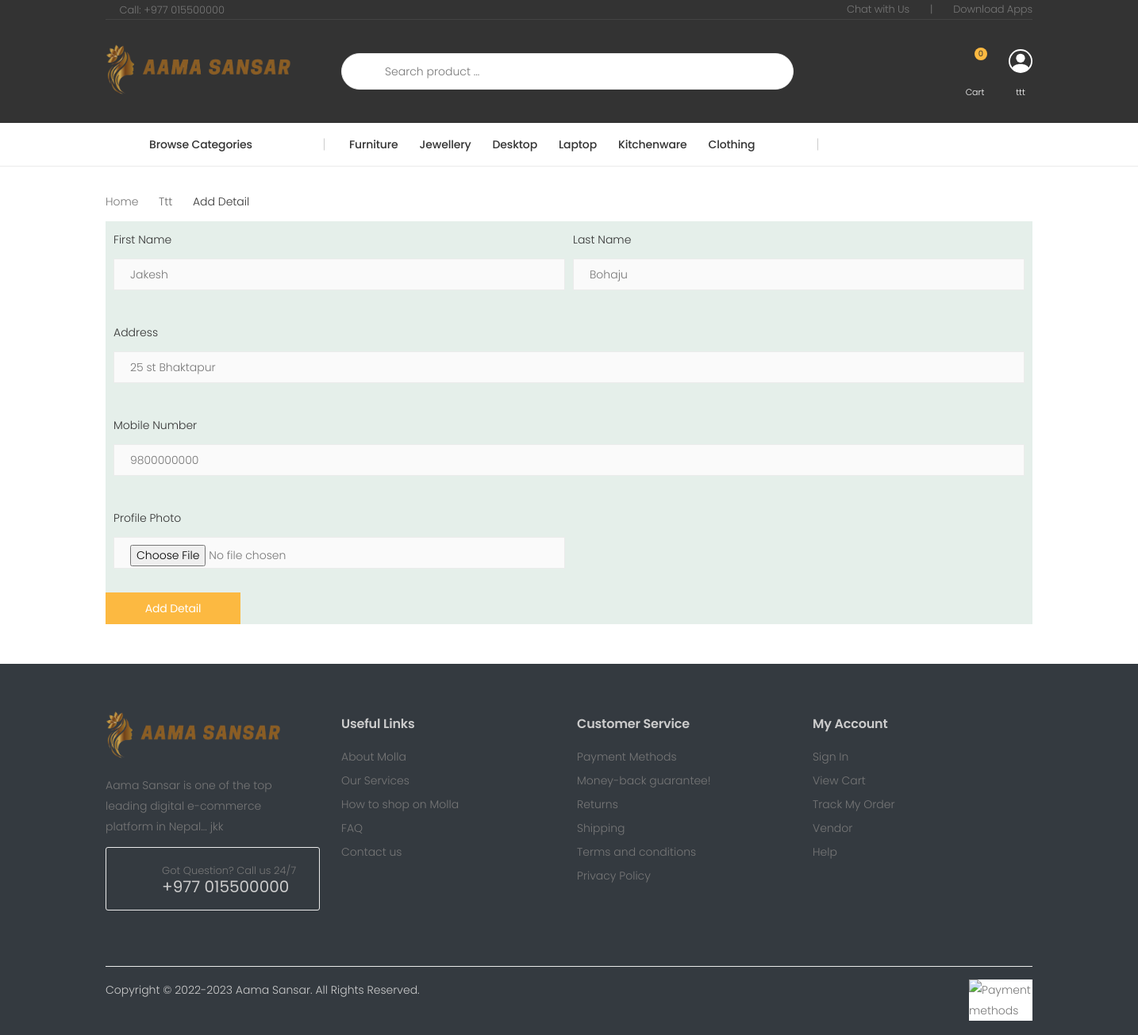
/add-profile/35 (signed in), run on the app's committed database.
### ecomadmin/models.py (models this page shows, shortened)
class About(models.Model):
    title = models.CharField(max_length=200)
    description = models.CharField(max_length=1000)
    logo = models.ImageField(blank=True, null=True, upload_to="AboutUs")
    photo = models.ImageField(blank=True, null=True, upload_to="AboutUs")
    phoneNo = models.CharField(max_length=9)
    mobileNo = models.CharField(max_length=10, blank=True, null=True)
    address = models.CharField(max_length=100)
    slug = models.SlugField()

### vendor/models.py (models this page shows)
class EcommerceUser(AbstractUser):
    is_vendor = models.BooleanField(default=False)
    is_OTP_verified = models.BooleanField(default=False)

### store/models.py (models this page shows, shortened)
class Category(models.Model):
    title = models.CharField(max_length=50)
    slug = models.SlugField()
    class Meta:
        verbose_name_plural = 'Categories'

### store/views.py (the view, shortened to what this page needs)
# urls.py: path('add-profile/<int:pk>', AddProfileView.as_view(), name='add_profile'),
class AddProfileView(LoginRequiredMixin, CreateView):
    template_name = "store/profile_form.html"
    form_class = ProfileForm
    model = CustomerProfile
    context_object_name = 'profile'
    def get_context_data(self, **kwargs):
        context = super().get_context_data(**kwargs)
        try:
            context['about'] = About.objects.all().first()
            context['categories'] = Category.objects.all()
        except:
            pass
        return context

### store/templates/store/profile_form.html (shortened to what this page needs)
{% extends '_frontend.html' %}
{% block frontend_content %}
    <div class="container-fluid pt-2">
        <main class="main">
            <nav aria-label="breadcrumb" class="breadcrumb-nav border-0 mb-0">
                <div class="container d-flex align-items-center">
                    <ol class="breadcrumb">
                        <li class="breadcrumb-item"><a href="{% url 'frontpage' %}">Home</a></li>
                        <li class="breadcrumb-item">{{ request.user.username }}</li>
                        <li class="breadcrumb-item active" aria-current="page">Add Detail</li>
                    </ol>
                </div>
            </nav>
            <div class="page-content">
                <div class="container">
                    <form method="post" action="{% url 'add_profile' request.user.id %}" enctype="multipart/form-data" style="background-color: #e5efea">
                        <div class="form-row p-3">
                            <div class="form-group col-md-6">
                                <label class="text-dark" for="firstName">First Name</label>
                                <input type="text" class="form-control" id="firstName" name="first_name"
                                       {% if profile %}value="{{ profile.first_name }}"{% endif %} placeholder="Jakesh">
                            </div>
                            <div class="form-group col-md-6">
                                <label class="text-dark" for="lastName">Last Name</label>
                                <input type="text" class="form-control" id="lastName" name="last_name"
                                       {% if profile %}value="{{ profile.last_name }}"{% endif %} placeholder="Bohaju">
                            </div>
                        </div>
                        <div class="form-group p-3">
                            <label class="text-dark" for="address">Address</label>
                            <input type="text" class="form-control" id="address" name="address"
                                   placeholder="25 st Bhaktapur">
                        </div>
                        <div class="form-group p-3">
                            <label class="text-dark" for="mobileNumber">Mobile Number</label>
                            <input type="text" class="form-control" id="mobileNumber" name="mobileNo"
                                   placeholder="9800000000">
                        </div>
                        <div class="form-row p-3">
                            <div class="form-group col-md-6">
                                <label class="text-dark" for="photo">Profile Photo</label>
                                <input type="file" class="form-control" id="photo" name="photo"
                                        {% if profile.photo %}{{ profile.photo }} {% endif %}>
                            </div>
                            <div class="form-group col-md-4">
                            </div>
                        </div>
                        <button type="submit" class="btn btn-primary">Add Detail</button>
                    </form>
                </div>
            </div>
        </main>
    </div>
{% endblock %}

### templates/_frontend.html (shortened to what this page needs)
{% load static %}
{% load menu %}
<!DOCTYPE html>
<html lang="en">
<head>
    <link rel="stylesheet" href="{% static 'dashboard/vendor/fontawesome-free/css/all.min.css' %}">
    <link rel="stylesheet" href="{% static 'frontend/assets/css/bootstrap.min.css' %}">
    <link rel="stylesheet" href="{% static 'frontend/assets/css/plugins/owl-carousel/owl.carousel.css' %}">
    <link rel="stylesheet" href="{% static 'frontend/assets/css/plugins/magnific-popup/magnific-popup.css' %}">
    <link rel="stylesheet" href="{% static 'frontend/assets/css/plugins/jquery.countdown.css' %}">
    <link rel="stylesheet" href="{% static 'frontend/assets/css/style.css' %}">
    <link rel="stylesheet" href="{% static 'frontend/assets/css/skins/skin-demo-3.css' %}">
    <link rel="stylesheet" href="{% static 'frontend/assets/css/demos/demo-3.css' %}">
</head>
<body>
<div class="page-wrapper">
    <header class="header header-intro-clearance header-3">
        <div class="header-top">
            <div class="container">
                <div class="header-left">
                    <a href="tel:#"><i class="icon-phone"></i>Call: +977 {{ about.phoneNo }}</a>
                </div>
                <div class="header-right">
                    <ul class="top-menu">
                        <li>
                            <ul>
                                <li>
                                    <a href="#">Chat with Us</a>
                                </li>
                                <li>|</li>
                                <li>
                                    <a href="#">Download Apps</a>
                                </li>
                            </ul>
                        </li>
                    </ul>
                </div>
            </div>
        </div>
        <div class="header-middle">
            <div class="container">
                <div class="header-left">
                    <a href="{% url 'frontpage' %}" class="logo">
                        <img src="{{ about.logo.url }}" alt="{{ about.title }}" width="20%" height="20">
                    </a>
                </div>
                <div class="header-center">
                    <div class="header-search header-search-extended header-search-visible d-none d-lg-block">
                        <form action="{% url 'search' %}" method="get">
                            <div class="header-search-wrapper search-wrapper-wide">
                                <button class="btn btn-primary" type="submit"><i class="icon-search"></i></button>
                                <input type="search" class="form-control" name="query" id="query"
                                       placeholder="Search product ..." required>
                            </div>
                        </form>
                    </div>
                </div>
                <div class="header-right">
                    {% if request.user.is_authenticated %}
                        {% if not request.user.is_superuser and not request.user.is_vendor %}
                            <div class="dropdown cart-dropdown">
                                <a href="{% url 'cart_view' %}" class="dropdown-toggle button" role="button"
                                   aria-haspopup="true"
                                   aria-expanded="false">
                                    <div class="icon">
                                        <i class="icon-shopping-cart"></i>
                                        <span class="cart-count">{{ cart|length }}</span>
                                    </div>
                                    <p class="text-white pt-2">Cart</p>
                                </a>
                            </div>
                        {% endif %}
                        <div class="dropdown cart-dropdown">
                            {% if request.user.is_superuser %}
                                <a href="{% url 'dashboard:admin_index' %}" class="button dropdown-toggle" role="button"
                                   aria-haspopup="true"
                                   aria-expanded="false">
                                    <div class="icon">
                                        <svg xmlns="http://www.w3.org/2000/svg" width="30" height="30"
                                             fill="currentColor"
                                             class="bi bi-box-arrow-in-right" viewBox="0 0 16 16">
                                            <path d="M11 6a3 3 0 1 1-6 0 3 3 0 0 1 6 0z"/>
                                            <path fill-rule="evenodd"
                                                  d="M0 8a8 8 0 1 1 16 0A8 8 0 0 1 0 8zm8-7a7 7 0 0 0-5.468 11.37C3.242 11.226 4.805 10 8 10s4.757 1.225 5.468 2.37A7 7 0 0 0 8 1z"/>
                                        </svg>
                                    </div>
                                    <p class="text-white pt-2">{{ request.user.username }}</p>
                                </a>
                            {% else %}
                                <a href="{% url 'frontpage' %}" class="dropdown-toggle button" role="button"
                                   aria-haspopup="true"
                                   aria-expanded="false">
                                    <div class="icon">
                                    </div>
                                    <p class="text-white pt-2">{{ request.user.username }}</p>
                                </a>
                            {% endif %}
                        </div>
                    {% endif %}
                </div>
            </div>
        </div>
        <div class="header-bottom sticky-header">
            <div class="container">
                <div class="header-left">
                    <div class="dropdown category-dropdown">
                        <a href="#" class="dropdown-toggle" role="button" data-toggle="dropdown"
                           aria-haspopup="true"
                           aria-expanded="false" data-display="static" title="Browse Categories">
                            Browse Categories <i class="icon-angle-down"></i>
                        </a>
                    </div>
                </div>
                <div class="header-center">
                    <nav class="main-nav">
                        <ul class="menu sf-arrows">
                            {% menu %}
                        </ul>
                    </nav>
                </div>
            </div>
        </div>
    </header>
    {% block frontend_content %}{% endblock %}
    <footer class="footer bg-dark">
        <div class="footer-middle">
            <div class="container">
                <div class="row">
                    <div class="col-sm-6 col-lg-3">
                        <div class="widget widget-about">
                            <img src="{{ about.logo.url }}" class="footer-logo" alt="{{ about.title }}"
                                 width="80%" height="50%">
                            <p>{{ about.description | truncatewords:15 }}</p>
                            <div class="widget-call">
                                <i class="icon-phone"></i>
                                Got Question? Call us 24/7
                                <a class="text-light" href="tel:#">+977 {{ about.phoneNo }}</a>
                            </div>
                        </div>
                    </div>
                    <div class="col-sm-6 col-lg-3">
                        <div class="widget">
                            <h4 class="widget-title text-light">Useful Links</h4>
                            <ul class="widget-list">
                                <li><a href="#">About Molla</a></li>
                                <li><a href="#">Our Services</a></li>
                                <li><a href="#">How to shop on Molla</a></li>
                                <li><a href="#">FAQ</a></li>
                                <li><a href="#">Contact us</a></li>
                            </ul>
                        </div>
                    </div>
                    <div class="col-sm-6 col-lg-3">
                        <div class="widget">
                            <h4 class="widget-title text-light">Customer Service</h4>
                            <ul class="widget-list">
                                <li><a href="#">Payment Methods</a></li>
                                <li><a href="#">Money-back guarantee!</a></li>
                                <li><a href="#">Returns</a></li>
                                <li><a href="#">Shipping</a></li>
                                <li><a href="#">Terms and conditions</a></li>
                                <li><a href="#">Privacy Policy</a></li>
                            </ul>
                        </div>
                    </div>
                    <div class="col-sm-6 col-lg-3">
                        <div class="widget">
                            <h4 class="widget-title text-light">My Account</h4>
                            <ul class="widget-list">
                                <li><a href="#">Sign In</a></li>
                                <li><a href="#">View Cart</a></li>
                                <li><a href="#">Track My Order</a></li>
                                <li><a href="#">Vendor</a></li>
                                <li><a href="#">Help</a></li>
                            </ul>
                        </div>
                    </div>
                </div>
            </div>
        </div>
        <div class="footer-bottom bg-dark">
            <div class="container">
                <p class="footer-copyright text-light">Copyright © 2022-{% now "Y" %}  {{ about.title  }}. All Rights Reserved.</p>
                <figure class="footer-payments">
                    <img class="bg-white" src="{% static 'image/khalti.png' %}" alt="Payment methods" width="80"
                         height="50">
                </figure>
            </div>
        </div>
    </footer>
</div>
</body>
</html>

### core/templates/core/menu.html
{% for category in categories|slice:'6' %}
    <li class="megamenu-container">
        <a href="{% url 'category_detail' category.slug %}">{{ category.title }}</a>
    </li>
{% endfor %}

### data on the page
About: phoneNo "015500000", logo (picture), description "Aama Sansar is one of the top leading digital e-commerce platform in Nepal... jkk", title "Aama Sansar"
EcommerceUser: user.username "ttt", user.username "Ttt"
Category: title "Furniture"
Category: title "Jewellery"
Category: title "Desktop"
Category: title "Laptop"
Category: title "Kitchenware"
Category: title "Clothing"

### other printed values
{{ cart|length }} "0"
